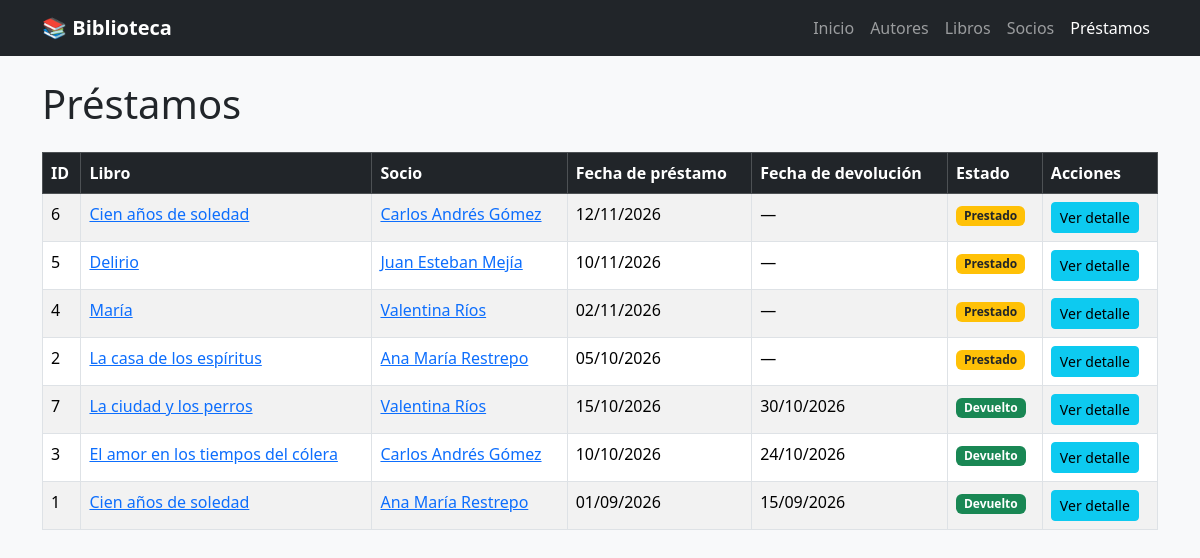
The page /prestamos/ on the database its author committed.
### gestion/models.py (models this page shows, shortened)
class Prestamo(models.Model):
    libro = models.ForeignKey(Libro, on_delete=models.CASCADE, related_name='prestamos')
    socio = models.ForeignKey(Socio, on_delete=models.CASCADE, related_name='prestamos')
    fecha_prestamo = models.DateField(auto_now_add=True)
    fecha_devolucion = models.DateField(null=True, blank=True)
    devuelto = models.BooleanField(default=False)

class Libro(models.Model):
    titulo = models.CharField(max_length=200)
    isbn = models.CharField(max_length=13, unique=True)
    anio_publicacion = models.PositiveIntegerField()
    copias_disponibles = models.PositiveIntegerField(default=1)
    autor = models.ForeignKey(Autor, on_delete=models.CASCADE, related_name='libros')

class Socio(models.Model):
    nombre = models.CharField(max_length=100)
    documento = models.CharField(max_length=20, unique=True)
    email = models.EmailField()
    telefono = models.CharField(max_length=20, blank=True)
    fecha_registro = models.DateField(auto_now_add=True)

### gestion/views.py (the view)
# urls.py: path('prestamos/', views.lista_prestamos, name='lista_prestamos'),
def lista_prestamos(request):
    prestamos = Prestamo.objects.select_related('libro', 'libro__autor', 'socio') \
        .order_by('devuelto', '-fecha_prestamo')
    return render(request, 'gestion/prestamo_list.html', {'prestamos': prestamos})

### gestion/templates/gestion/prestamo_list.html (shortened to what this page needs)
{% extends 'gestion/base.html' %}
{% block content %}
<h1 class="mb-4">Préstamos</h1>
<table class="table table-striped table-hover table-bordered bg-white">
    <thead class="table-dark">
        <tr>
            <th>ID</th>
            <th>Libro</th>
            <th>Socio</th>
            <th>Fecha de préstamo</th>
            <th>Fecha de devolución</th>
            <th>Estado</th>
            <th>Acciones</th>
        </tr>
    </thead>
    <tbody>
        {% for prestamo in prestamos %}
        <tr>
            <td>{{ prestamo.id }}</td>
            <td><a href="{% url 'detalle_libro' prestamo.libro.pk %}">{{ prestamo.libro.titulo }}</a></td>
            <td><a href="{% url 'detalle_socio' prestamo.socio.pk %}">{{ prestamo.socio.nombre }}</a></td>
            <td>{{ prestamo.fecha_prestamo|date:"d/m/Y" }}</td>
            <td>{{ prestamo.fecha_devolucion|date:"d/m/Y"|default:"—" }}</td>
            <td>
                {% if prestamo.devuelto %}<span class="badge bg-success">Devuelto</span>
                {% else %}<span class="badge bg-warning text-dark">Prestado</span>{% endif %}
            </td>
            <td><a href="{% url 'detalle_prestamo' prestamo.pk %}" class="btn btn-info btn-sm">Ver detalle</a></td>
        </tr>
        {% empty %}
        <tr><td colspan="7" class="text-center">No hay préstamos registrados.</td></tr>
        {% endfor %}
    </tbody>
</table>
{% endblock %}

### rows shown on the page
Prestamo: id "6", libro.titulo "Cien años de soledad", socio.nombre "Carlos Andrés Gómez", fecha_prestamo "12/11/2026", fecha_devolucion "—", devuelto "Prestado"
Prestamo: id "5", libro.titulo "Delirio", socio.nombre "Juan Esteban Mejía", fecha_prestamo "10/11/2026", fecha_devolucion "—", devuelto "Prestado"
Prestamo: id "4", libro.titulo "María", socio.nombre "Valentina Ríos", fecha_prestamo "02/11/2026", fecha_devolucion "—", devuelto "Prestado"
Prestamo: id "2", libro.titulo "La casa de los espíritus", socio.nombre "Ana María Restrepo", fecha_prestamo "05/10/2026", fecha_devolucion "—", devuelto "Prestado"
Prestamo: id "7", libro.titulo "La ciudad y los perros", socio.nombre "Valentina Ríos", fecha_prestamo "15/10/2026", fecha_devolucion "30/10/2026", devuelto "Devuelto"
Prestamo: id "3", libro.titulo "El amor en los tiempos del cólera", socio.nombre "Carlos Andrés Gómez", fecha_prestamo "10/10/2026", fecha_devolucion "24/10/2026", devuelto "Devuelto"
Prestamo: id "1", libro.titulo "Cien años de soledad", socio.nombre "Ana María Restrepo", fecha_prestamo "01/09/2026", fecha_devolucion "15/09/2026", devuelto "Devuelto"
